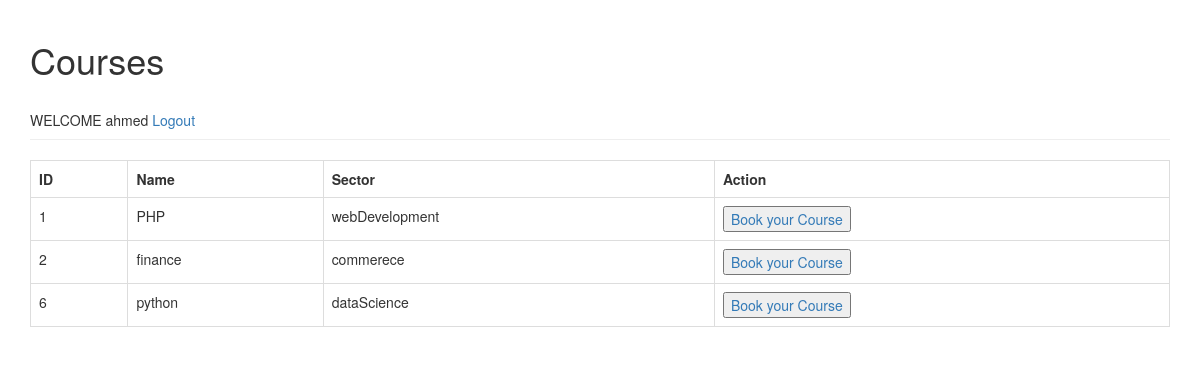
/ (signed in), run on the app's committed database.
### tables this page shows
CREATE TABLE `courses` (
  `id` int(11) NOT NULL,
  `name` char(30) NOT NULL,
  `id_sector` int(11) NOT NULL
);

CREATE TABLE `coursestypes` (
  `id` int(11) NOT NULL,
  `sector` char(50) NOT NULL
);

### index.php (the view, shortened to what this page needs)
<?php
    require 'connectionDB.php';
    $sql = "SELECT courses.id, courses.name, coursestypes.id AS course_id, coursestypes.sector FROM `courses` JOIN coursestypes ON courses.id_sector = coursestypes.id";
    $op  = mysqli_query($con,$sql);
?>
<!DOCTYPE html>
<html>
<head>
    <link rel="stylesheet" href="https://maxcdn.bootstrapcdn.com/bootstrap/3.3.7/css/bootstrap.min.css" />
</head>
<body>
    <div class="container">
        <div class="page-header">
            <h1>Courses </h1> <br>
            <?php
           echo 'WELCOME '.  $_SESSION['data']['name'];
            ?>
        <a href="logout.php">Logout</a>
        </div>
        <table class='table table-hover table-responsive table-bordered'>
            <tr>
                <th>ID</th>
                <th>Name</th>
                <th>Sector</th>
                <th>Action</th>
            </tr>
           <?php
               while($data_courses = mysqli_fetch_assoc($op)){
           ?>
           <tr>
                 <td> <?php echo $data_courses['id'];?></td>
                 <td> <?php echo $data_courses['name'];?></td>
                 <td> <?php echo $data_courses['sector'];?></td>
                <td> <button><a href="book.php">Book your Course</a></button></td>
           </tr>
         <?php } ?>
        </table>
    </div>
</body>
</html>

### data on the page
courses: id "1", name "PHP", id_sector.sector "webDevelopment"
courses: id "2", name "finance", id_sector.sector "commerece"
courses: id "6", name "python", id_sector.sector "dataScience"

### other printed values
$_SESSION['data']['name'] "ahmed"
